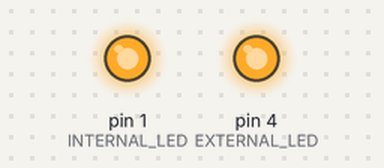
A sketch run on a simulated Arduino Uno, built with avr-gcc and run on an emulated ATmega328P. Shown: output pins drawn as LEDs (lit = HIGH).

Above: at 0.1 s.
At 1.1 s:
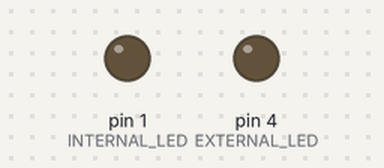
Timing chart, 0 to 2.6 s (numbered marks = the images above):
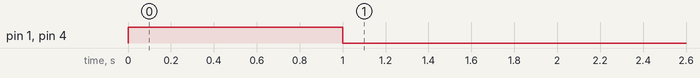

The sketch:

pc-switch.ino
```cpp
#include <RCSwitch.h>
RCSwitch mySwitch = RCSwitch();

const int INTERNAL_LED = 1;
const int EXTERNAL_LED = 4;

void setup() {
    mySwitch.enableReceive(0);  // Receiver on interrupt 0 => that is pin #2
    pinMode(INTERNAL_LED, OUTPUT);
    pinMode(EXTERNAL_LED, OUTPUT);

    digitalWrite(EXTERNAL_LED,HIGH);
    digitalWrite(INTERNAL_LED, HIGH);
    delay(1000);
    digitalWrite(INTERNAL_LED, LOW);
    digitalWrite(EXTERNAL_LED,LOW);
    delay(500);
}

void loop() {
    if (mySwitch.available()) {
        if (mySwitch.getReceivedValue() == 10000) {
            digitalWrite(EXTERNAL_LED,HIGH);
            digitalWrite(INTERNAL_LED, HIGH);
            delay(500);
            digitalWrite(INTERNAL_LED, LOW);
            digitalWrite(EXTERNAL_LED,LOW);
        }
        mySwitch.resetAvailable();
        delay(10);
    }
}
```
